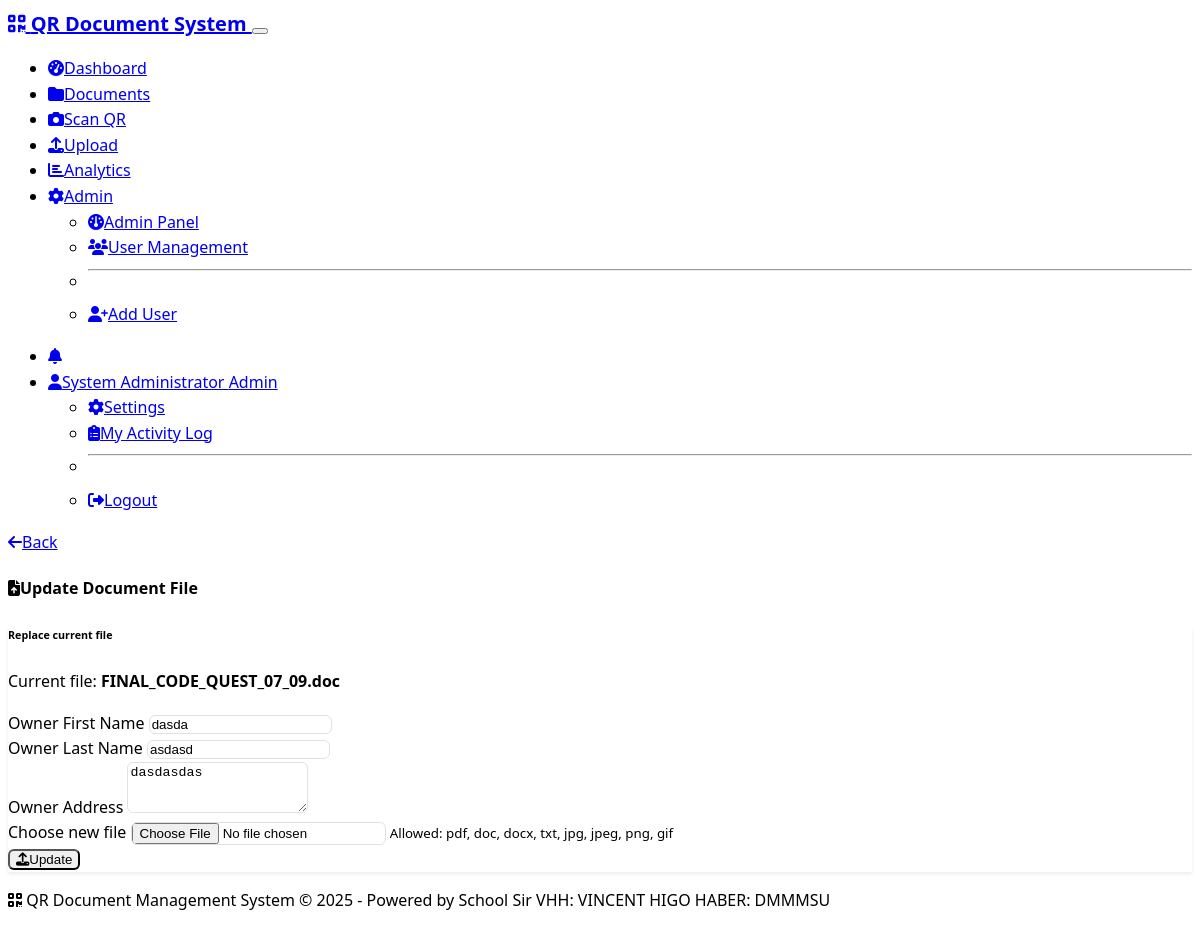
Before: /document/13/update (signed in) with the older database file.
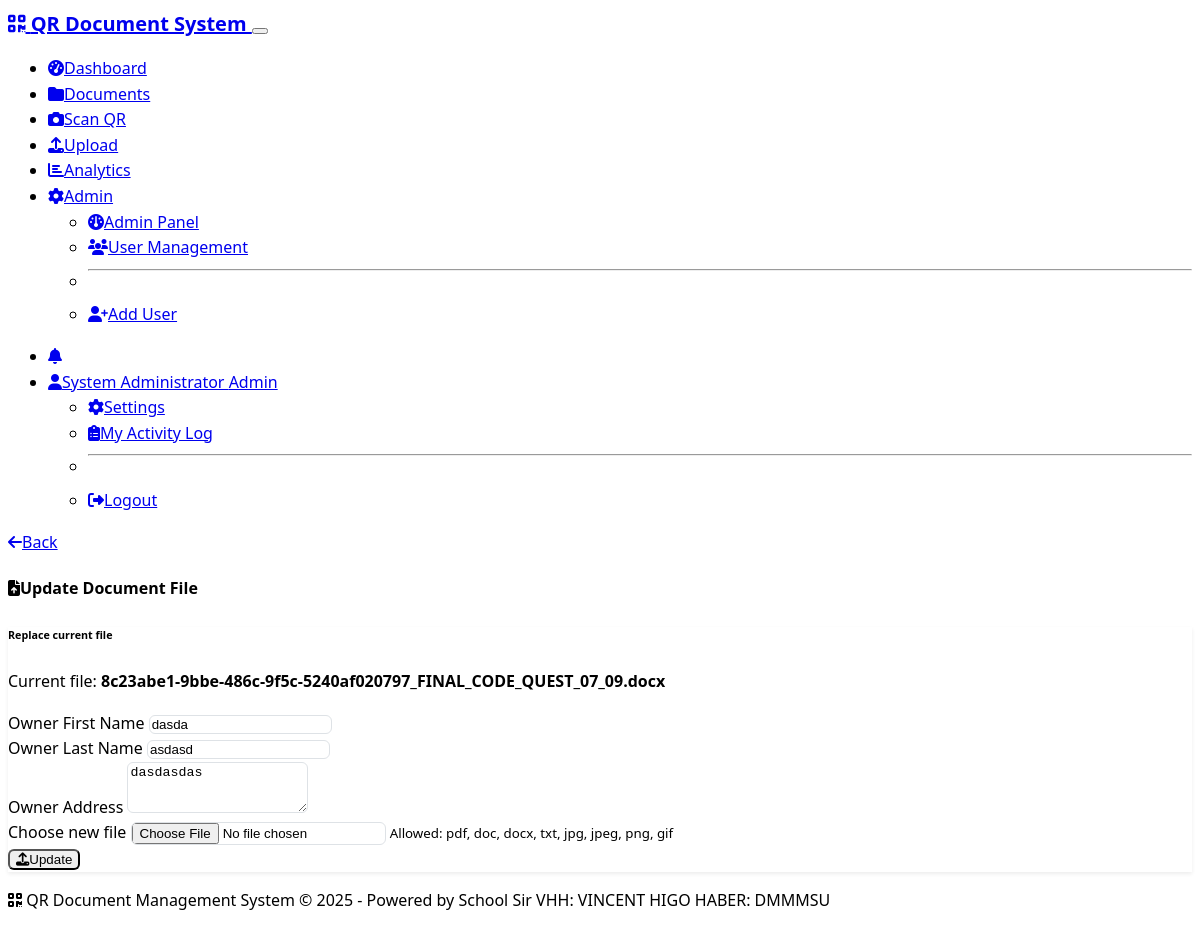
After: the same page with the newer database file.
### models.py (models this page shows, shortened)
class Document(db.Model):
    id = db.Column(db.Integer, primary_key=True)
    title = db.Column(db.String(200), nullable=False)
    filename = db.Column(db.String(200), nullable=False)
    file_path = db.Column(db.String(500), nullable=False)
    file_size = db.Column(db.Integer)
    file_type = db.Column(db.String(50))
    qr_code_path = db.Column(db.String(500))
    qr_code_data = db.Column(db.Text)  # Stores the QR code content
    document_number = db.Column(db.String(50), unique=True, nullable=True)
    document_type_id = db.Column(db.Integer, db.ForeignKey('document_type.id'), nullable=False)
    uploaded_by_id = db.Column(db.Integer, db.ForeignKey('user.id'), nullable=False)
    owner_id = db.Column(db.Integer, db.ForeignKey('user.id'), nullable=False)
    created_at = db.Column(db.DateTime, default=datetime.utcnow)
    updated_at = db.Column(db.DateTime, default=datetime.utcnow, onupdate=datetime.utcnow)
    is_active = db.Column(db.Boolean, default=True)
    access_count = db.Column(db.Integer, default=0)
    access_logs = db.relationship('AccessLog', backref='document', lazy='dynamic')
    owner_details = db.relationship('OwnerDocumentDetails', backref='document', uselist=False, cascade='all, delete-orphan')

### routes.py (the view, shortened to what this page needs)
@app.route('/document/<int:doc_id>/update', methods=['GET', 'POST'])
@login_required
def update_document(doc_id):
    document = Document.query.get_or_404(doc_id)
    if current_user.can_access_admin():
        pass
    elif document.uploaded_by_id == current_user.id:
        if not _has_temp_grant(current_user.id, document.id, 'update'):
            flash('Updating this file requires administrator approval. Please request update access.', 'warning')
            return redirect(url_for('document_detail', doc_id=document.id))
    else:
        abort(403)
    return render_template('update_document.html', document=document)

### app.py (called while the page is built)
@app.context_processor
def inject_static_version():
    return {'static_version': app.config.get('STATIC_VERSION', '1')}

@login_manager.user_loader
def load_user(user_id):
    from models import User
    return User.query.get(int(user_id))

### models.py (called while the page is built)
    def get_full_name(self):
        return f"{self.first_name} {self.last_name}"

    def has_role(self, role_name):
        return self.role and self.role.name == role_name

    def can_access_admin(self):
        return self.has_role('Admin')

    def can_upload_documents(self):
        return self.has_role('Admin') or self.has_role('Teacher') or self.has_role('Registrar')

### templates/update_document.html (shortened to what this page needs)
{% extends "base.html" %}
{% block content %}
<div class="container mt-4">
  <div class="row mb-3">
    <div class="col-12 d-flex justify-content-between align-items-center">
      <div class="d-flex align-items-center gap-2">
        <a href="{{ url_for('document_detail', doc_id=document.id) }}" class="btn btn-outline-secondary">
          <i class="fas fa-arrow-left me-1"></i>Back
        </a>
        <h4 class="mb-0"><i class="fas fa-file-arrow-up me-2"></i>Update Document File</h4>
      </div>
    </div>
  </div>
  <div class="card">
    <div class="card-header">
      <h6 class="mb-0">Replace current file</h6>
    </div>
  <div class="card-body">
      <p class="text-muted">Current file: <strong>{{ document.filename }}</strong></p>
      <form method="POST" enctype="multipart/form-data">
        <div class="mb-3">
          <label class="form-label">Owner First Name</label>
          <input type="text" name="owner_first_name" class="form-control" value="{{ document.owner_details.first_name if document.owner_details else '' }}" required>
        </div>
        <div class="mb-3">
          <label class="form-label">Owner Last Name</label>
          <input type="text" name="owner_last_name" class="form-control" value="{{ document.owner_details.last_name if document.owner_details else '' }}" required>
        </div>
        <div class="mb-3">
          <label class="form-label">Owner Address</label>
          <textarea name="owner_address" class="form-control" rows="3" required>{{ document.owner_details.address if document.owner_details else '' }}</textarea>
        </div>
        <div class="mb-3">
          <label class="form-label">Choose new file</label>
          <input type="file" name="file" class="form-control" required>
          <small class="text-muted">Allowed: pdf, doc, docx, txt, jpg, jpeg, png, gif</small>
        </div>
        <button type="submit" class="btn btn-primary"><i class="fas fa-upload me-1"></i>Update</button>
      </form>
    </div>
  </div>
</div>
{% endblock %}

Changed rows visible on the page:
changed Document: filename "FINAL_CODE_QUEST_07_09.doc" → "8c23abe1-9bbe-486c-9f5c-5240af020797_FINAL_CODE_QUEST_07_09.docx"
